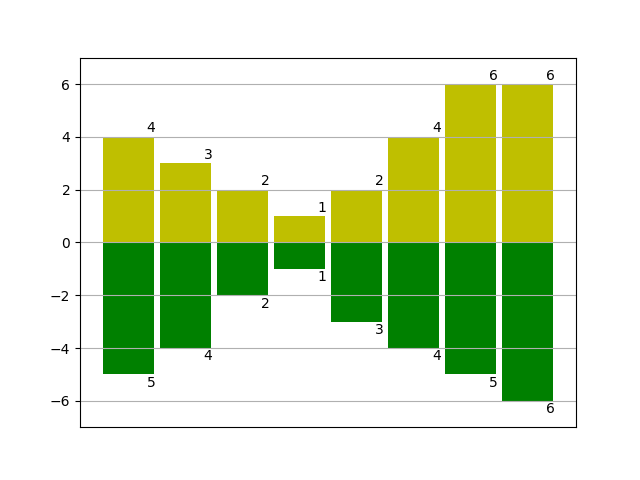

Reproduce this figure in Python.
import numpy as np 
import matplotlib.pyplot as plt

x0 = np.arange(8) 
y1 = np.array([4,3,2,1,2,4,6,6]) 
y2 = np.array([5,4,2,1,3,4,5,6]) 
plt.ylim(-7,7) 
plt.bar(x0,y1,0.9,facecolor='y') 
plt.bar(x0,-y2,0.9,facecolor='g') 
plt.xticks(()) 
plt.grid(True) 
for x, y in zip(x0,y1):
    plt.text(x + 0.4, y+0.05, '%d' % y, ha='center', va= 'bottom') 
for x, y in zip(x0, y2):
    plt.text(x + 0.4, -y - 0.05, '%d' % y, ha='center', va= 'top') 
plt.show()
